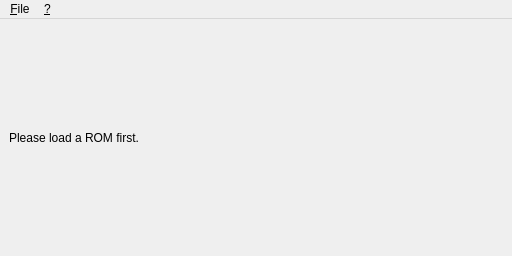
<?xml version="1.0" encoding="UTF-8"?>
<ui version="4.0">
 <class>MainWindow</class>
 <widget class="QMainWindow" name="MainWindow">
  <property name="geometry">
   <rect>
    <x>0</x>
    <y>0</y>
    <width>512</width>
    <height>256</height>
   </rect>
  </property>
  <property name="sizePolicy">
   <sizepolicy hsizetype="Fixed" vsizetype="Fixed">
    <horstretch>0</horstretch>
    <verstretch>0</verstretch>
   </sizepolicy>
  </property>
  <property name="minimumSize">
   <size>
    <width>512</width>
    <height>256</height>
   </size>
  </property>
  <property name="maximumSize">
   <size>
    <width>512</width>
    <height>256</height>
   </size>
  </property>
  <property name="windowTitle">
   <string>qchip8</string>
  </property>
  <widget class="QWidget" name="centralwidget">
   <layout class="QHBoxLayout" name="horizontalLayout">
    <item>
     <widget class="QLabel" name="lblImageBuffer">
      <property name="text">
       <string>Please load a ROM first.</string>
      </property>
      <property name="scaledContents">
       <bool>true</bool>
      </property>
     </widget>
    </item>
   </layout>
  </widget>
  <widget class="QMenuBar" name="menubar">
   <property name="geometry">
    <rect>
     <x>0</x>
     <y>0</y>
     <width>512</width>
     <height>26</height>
    </rect>
   </property>
   <widget class="QMenu" name="menu_File">
    <property name="title">
     <string>&amp;File</string>
    </property>
    <addaction name="action_Load_ROM"/>
    <addaction name="separator"/>
    <addaction name="action_Exit"/>
   </widget>
   <widget class="QMenu" name="menu">
    <property name="title">
     <string>&amp;?</string>
    </property>
    <addaction name="action_About"/>
   </widget>
   <addaction name="menu_File"/>
   <addaction name="menu"/>
  </widget>
  <action name="action_Load_ROM">
   <property name="text">
    <string>&amp;Load ROM</string>
   </property>
   <property name="shortcut">
    <string>Ctrl+O</string>
   </property>
  </action>
  <action name="action_Exit">
   <property name="text">
    <string>&amp;Exit</string>
   </property>
  </action>
  <action name="action_About">
   <property name="text">
    <string>&amp;About</string>
   </property>
   <property name="shortcut">
    <string>F1</string>
   </property>
  </action>
 </widget>
 <resources/>
 <connections/>
</ui>
